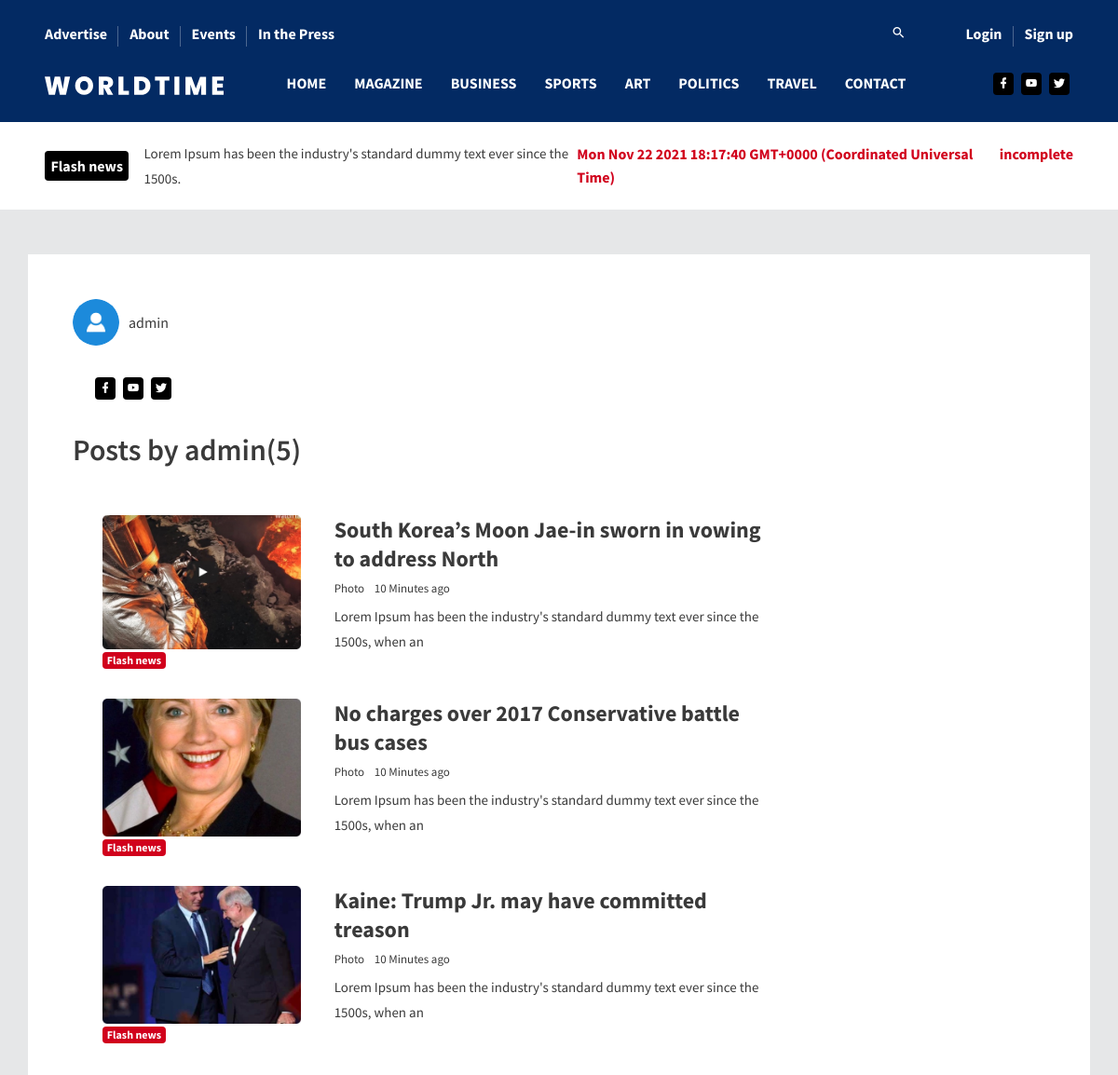
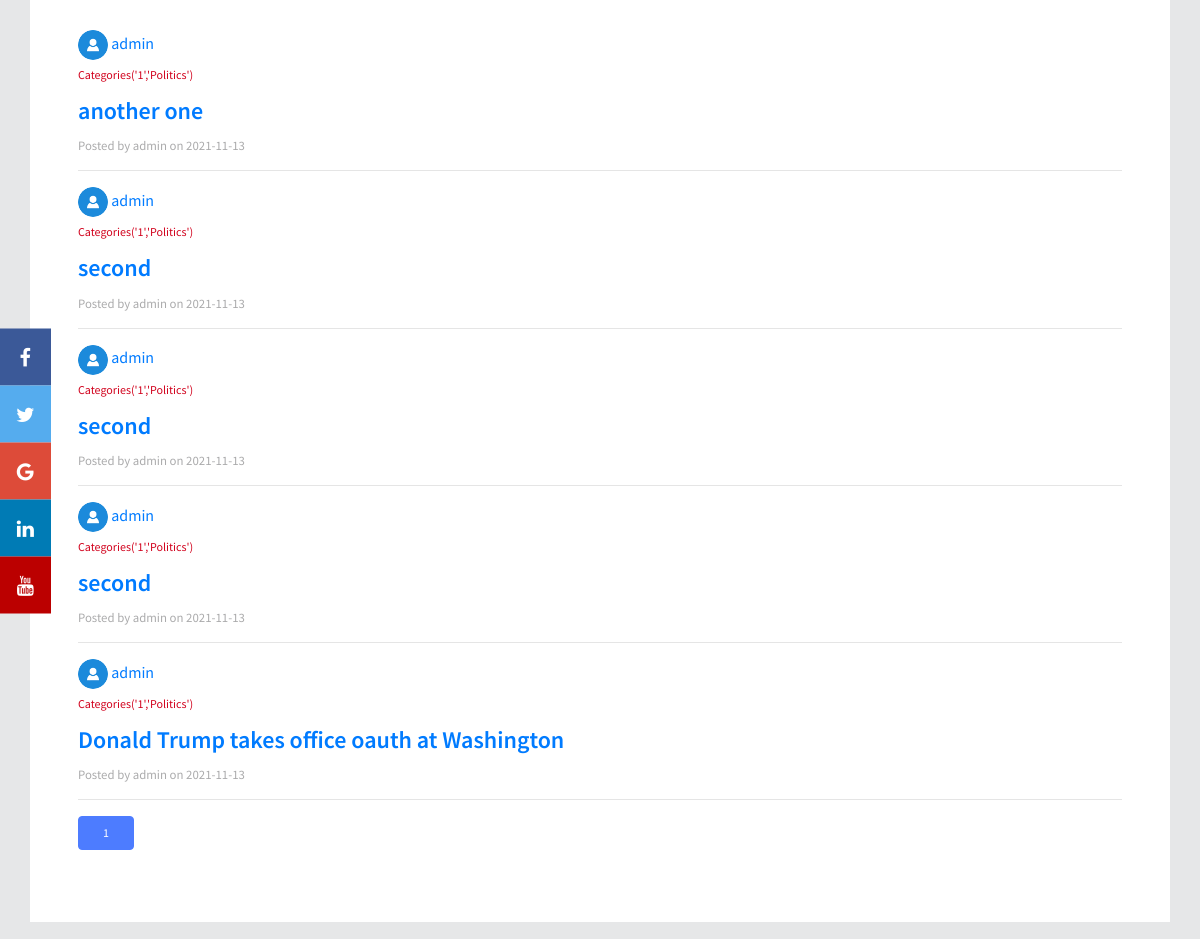
Before: /author/admin (upper part) with the older database file (2 pictures, top to bottom).
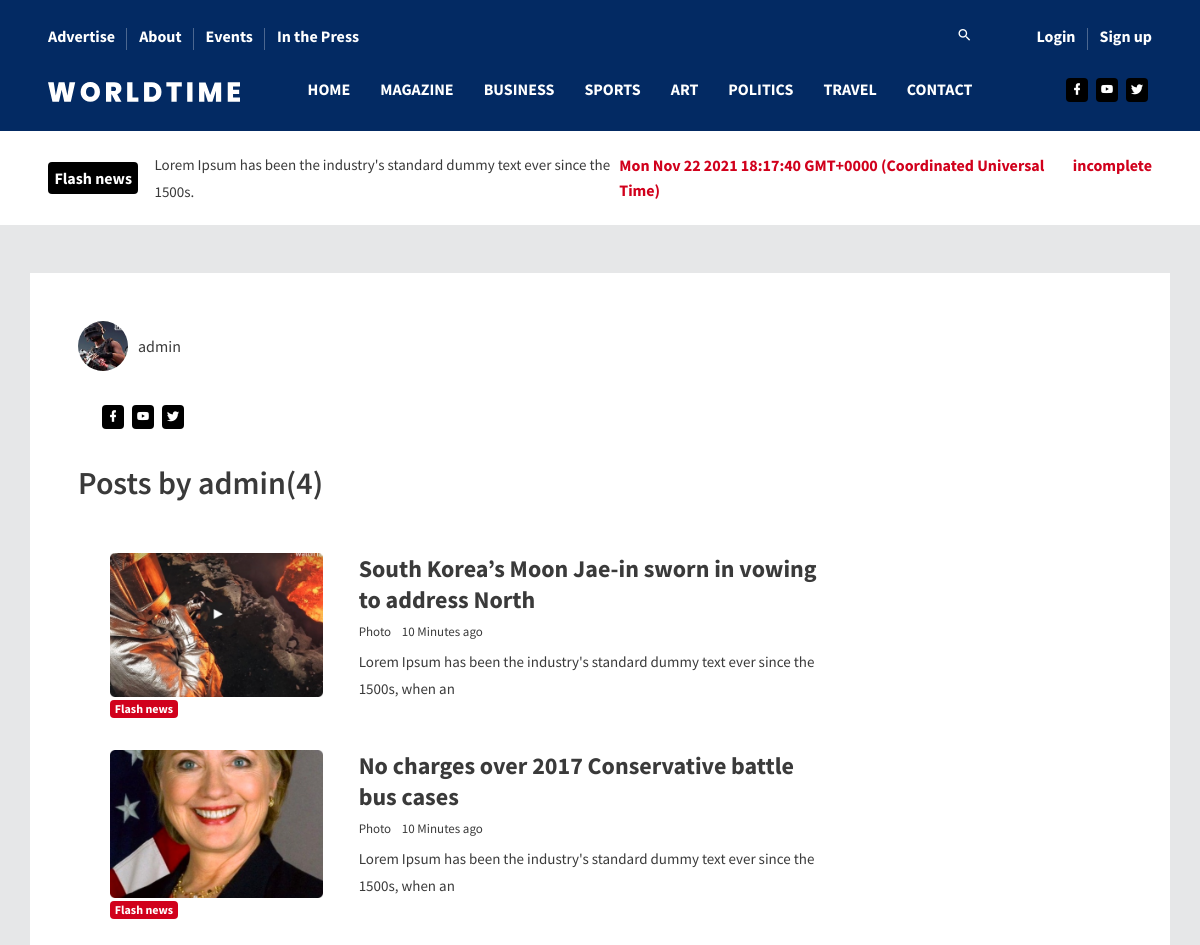
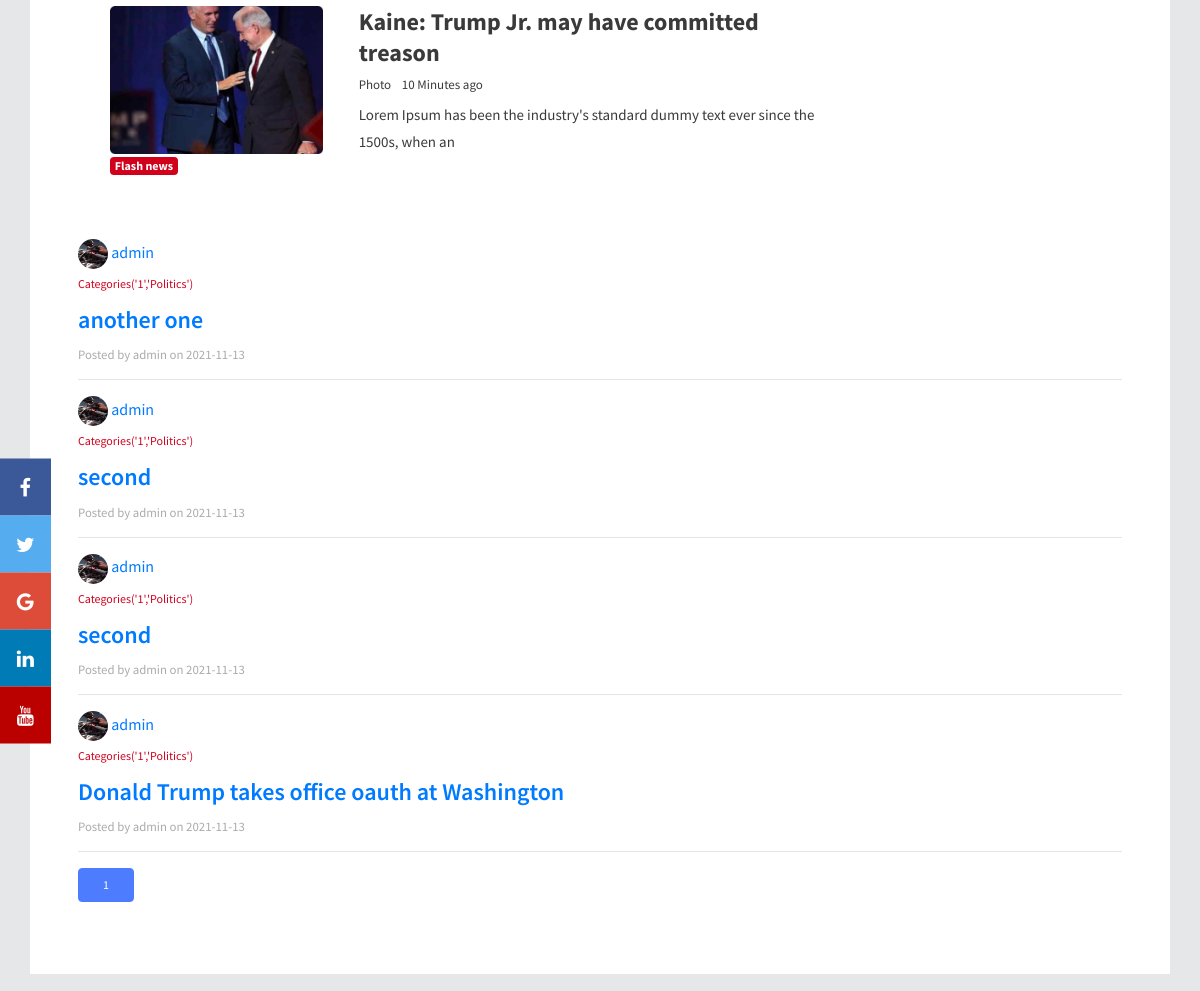
After: the same page with the newer database file (2 pictures, top to bottom).
### app/models.py (models this page shows, shortened)
class Users(db.Model, UserMixin):
    id = db.Column(db.Integer,primary_key = True)
    username = db.Column(db.String(20), unique = True, nullable = False)
    email = db.Column(db.String(120), unique =True, nullable = False)
    profile_pic = db.Column(db.String(20), nullable = False, default = 'avatar.png')
    password = db.Column(db.String(100), nullable = False)
    bio = db.Column(db.String(500))
    admin = db.Column(db.Boolean, nullable = False, default = False)
    posts = db.relationship('Articles', backref = 'author', lazy = True)
    the_comments = db.relationship('Comments', backref='writer',lazy=True)
    post_author = db.Column(db.Boolean, nullable=False, default=False)
    address = db.Column(db.String(50))
    phone_number = db.Column(db.String(50))
    city = db.Column(db.String(50))
    facebook = db.Column(db.String(50))
    twitter = db.Column(db.String(50))
    instagram = db.Column(db.String(50))
    youtube = db.Column(db.String(50))

class Articles(db.Model):
    id = db.Column(db.Integer, primary_key = True)
    title = db.Column(db.String(100), nullable = False)
    category_id = db.Column(db.Integer, db.ForeignKey('categories.id'), nullable = False)
    content = db.Column(db.Text, nullable = False)
    date_posted = db.Column(db.DateTime, nullable = False, default = datetime.utcnow)
    user_id = db.Column(db.Integer, db.ForeignKey('users.id'), nullable = False)
    cover_img = db.Column(db.String(100), nullable = False)
    pic_desc = db.Column(db.String(100), nullable = False)
    userscomments = db.relationship('Comments', backref = 'its_article', lazy = True)

class Categories(db.Model):
    id = db.Column(db.Integer, primary_key=True)
    categoryname = db.Column(db.String(200), nullable = False,unique=True)
    articles = db.relationship('Articles', backref = 'category', lazy = True)
    tags = db.relationship('Tags', backref = 'its_category', lazy = True)
    def __repr__(self):
        return f"Categories('{self.id}','{self.categoryname}')"

### app/routes.py (the view)
@app.route('/author/<string:username>')
def user_posts(username):
    page = request.args.get('page', 1, type=int)
    user = Users.query.filter_by(username=username).first_or_404()
    articles = Articles.query.filter_by(author=user)\
        .order_by(Articles.date_posted.desc())\
        .paginate(per_page=20, page=page)
    return render_template('author_posts.html',articles = articles, user=user)

### app/templates/author_posts.html
{% extends "layout.html" %}
{% block body %}
<div style="background-color: white;" class="container mb-5 mt-5 p-5">
    <div>
      <div class="chip">
        <div style="background-image: url('../static/imgs/profile_pics/{{ user.profile_pic }}');" class="chip-img"></div>
        {{ user.username }}
      </div>
      <div class="p-1 mt-3">
      <ul class="social-media mb-3 p-3">
        <li>
          <a href="#">
            <i class="mdi mdi-facebook"></i>
          </a>
        </li>
        <li>
          <a href="#">
            <i class="mdi mdi-youtube"></i>
          </a>
        </li>
        <li>
          <a href="#">
            <i class="mdi mdi-twitter"></i>
          </a>
        </li>
      </ul>
    </div>
      <h1 class="mb-3">Posts by {{ user.username }}({{ articles.total }})</h1>
    </div>
    <div class="row" data-aos="fade-up">
        <div class="col-lg-9 stretch-card grid-margin">
          <div class="card">
            <div class="card-body">
              <div class="row">
                <div class="col-sm-4 grid-margin">
                  <div class="position-relative">
                    <div class="rotate-img">
                      <img
                        src="{{ url_for('static', filename = 'assets/images/dashboard/home_4.jpg') }}"
                        alt="thumb"
                        class="img-fluid"
                      />
                    </div>
                    <div class="badge-positioned">
                      <span class="badge badge-danger font-weight-bold"
                        >Flash news</span
                      >
                    </div>
                  </div>
                </div>
                <div class="col-sm-8  grid-margin">
                  <h2 class="mb-2 font-weight-600">
                    South Korea’s Moon Jae-in sworn in vowing to address
                    North
                  </h2>
                  <div class="fs-13 mb-2">
                    <span class="mr-2">Photo </span>10 Minutes ago
                  </div>
                  <p class="mb-0">
                    Lorem Ipsum has been the industry's standard dummy
                    text ever since the 1500s, when an
                  </p>
                </div>
              </div>
              <div class="row">
                <div class="col-sm-4 grid-margin">
                  <div class="position-relative">
                    <div class="rotate-img">
                      <img
                        src="{{ url_for('static', filename = 'assets/images/dashboard/home_5.jpg') }}"
                        alt="thumb"
                        class="img-fluid"
                      />
                    </div>
                    <div class="badge-positioned">
                      <span class="badge badge-danger font-weight-bold"
                        >Flash news</span
                      >
                    </div>
                  </div>
                </div>
                <div class="col-sm-8  grid-margin">
                  <h2 class="mb-2 font-weight-600">
                    No charges over 2017 Conservative battle bus cases
                  </h2>
                  <div class="fs-13 mb-2">
                    <span class="mr-2">Photo </span>10 Minutes ago
                  </div>
                  <p class="mb-0">
                    Lorem Ipsum has been the industry's standard dummy
                    text ever since the 1500s, when an
                  </p>
                </div>
              </div>
              <div class="row">
                <div class="col-sm-4">
                  <div class="position-relative">
                    <div class="rotate-img">
                      <img
                        src="{{ url_for('static', filename = 'assets/images/dashboard/home_6.jpg') }}"
                        alt="thumb"
                        class="img-fluid"
                      />
                    </div>
                    <div class="badge-positioned">
                      <span class="badge badge-danger font-weight-bold"
                        >Flash news</span
                      >
                    </div>
                  </div>
                </div>
                <div class="col-sm-8">
                  <h2 class="mb-2 font-weight-600">
                    Kaine: Trump Jr. may have committed treason
                  </h2>
                  <div class="fs-13 mb-2">
                    <span class="mr-2">Photo </span>10 Minutes ago
                  </div>
                  <p class="mb-0">
                    Lorem Ipsum has been the industry's standard dummy
                    text ever since the 1500s, when an
                  </p>
                </div>
              </div>
            </div>
          </div>
        </div>
      </div>
    {% for article in articles.items %}
    <a href="{{ url_for('user_posts',username=article.author.username) }}">
        <img style="border-radius: 50%;width: 30px;height: 30px;"
            src="{{ url_for('static',filename='imgs/profile_pics/' + article.author.profile_pic )}}">
        <span>{{ article.author.username }}</span>
    </a>
    <p><small class="text-danger">{{ article.category }}</small></p>
    <h2><a href="{{ url_for('post', id = article.id) }}">{{ article.title }}</a></h2>
    <small class="text-muted">Posted by {{ article.author.username }} on {{ article.date_posted.strftime('%Y-%m-%d')
        }}</small>
    <hr>
    {% endfor %}
    {% for page_num in articles.iter_pages(left_edge=1,right_edge=1,left_current=1,right_current=2) %}
    {% if page_num %}
    {% if articles.page == page_num %}
    <a class="btn btn-info mb-4" href="{{url_for('user_posts',username=user.username, page = page_num)}}">{{ page_num
        }}</a>
    {% else %}
    <a class="btn btn-outline-info mb-4" href="{{url_for('user_posts',username=user.username, page = page_num)}}">{{
        page_num }}</a>
    {% endif %}
    {% else %}
    ...
    {% endif %}
    {% endfor %}
</div>
{% endblock %}

### app/templates/layout.html (shortened to what this page needs)
<!DOCTYPE html>
<html lang="en">
<head>
  <link rel="stylesheet" href="https://maxcdn.bootstrapcdn.com/bootstrap/4.5.2/css/bootstrap.min.css">
  <link rel="stylesheet" href="https://use.fontawesome.com/releases/v5.7.0/css/all.css"
>
  <link rel="stylesheet" href="https://cdnjs.cloudflare.com/ajax/libs/font-awesome/4.7.0/css/font-awesome.min.css">
  <link rel="stylesheet"
    href="{{ url_for('static', filename = 'assets/vendors/mdi/css/materialdesignicons.min.css') }}" />
  <link rel="stylesheet" href="{{ url_for('static', filename = 'assets/vendors/aos/dist/aos.css/aos.css') }}" />
  <link rel="stylesheet" href="{{ url_for('static', filename = 'assets/css/style.css') }}">
  <link rel="stylesheet" href="{{ url_for('static', filename = 'assets/css/additional.css') }}">
</head>
<body style="background-color: #e6e7e8;">
  <div>
    <div class="container-scroller">
      <div class="main-panel">
        <header id="header">
          <div class="container">
            <nav class="navbar navbar-expand-lg navbar-light">
              <div class="navbar-top">
                <div class="d-flex justify-content-between align-items-center">
                  <ul class="navbar-top-left-menu">
                    <li class="nav-item">
                      <a href="#" class="nav-link">Advertise</a>
                    </li>
                    <li class="nav-item">
                      <a href="{{ url_for('about') }}" class="nav-link">About</a>
                    </li>
                    <li class="nav-item">
                      <a href="#" class="nav-link">Events</a>
                    </li>
                    <li class="nav-item">
                      <a href="#" class="nav-link">In the Press</a>
                    </li>
                  </ul>
                  <ul class="navbar-top-right-menu">
                    <li class="nav-item">
                      <div class="nav-link">
                        <span onclick="openNav()"><i class="mdi mdi-magnify"></i></span>
                      </div>
                    </li>
                    {% if current_user.is_authenticated %}
                    <li class="nav-item">
                      <a href="{{ url_for('account') }}" class="nav-link">
                        <div style="
                        width: 40px;
                        height: 40px;
                        border-radius: 50%;
                        background-image: url('../static/imgs/profile_pics/{{ current_user.profile_pic }}');
                        background-repeat: no-repeat;
                        background-size: cover;">
                        </div>
                      </a>
                    </li>
                    {% else %}
                    <li class="nav-item">
                      <a href="{{ url_for('login') }}" class="nav-link">Login</a>
                    </li>
                    <li class="nav-item">
                      <a href="{{ url_for('register') }}" class="nav-link">Sign up</a>
                    </li>
                    {% endif %}
                  </ul>
                </div>
              </div>
              <div class="navbar-bottom">
                <div class="d-flex justify-content-between align-items-center">
                  <div>
                    <a class="navbar-brand" href="#">
                      <img src="{{ url_for('static', filename = 'assets/images/logo.svg') }}" />
                    </a>
                  </div>
                  <div>
                    <div class="navbar-collapse justify-content-center collapse" id="navbarSupportedContent">
                      <ul class="navbar-nav d-lg-flex justify-content-between align-items-center">
                        <li class="nav-item active">
                          <a class="nav-link" href="{{ url_for('index') }}">Home</a>
                        </li>
                        <li class="nav-item">
                          <a class="nav-link" href="{{ url_for('categories', category_id=1) }}">MAGAZINE</a>
                        </li>
                        <li class="nav-item">
                          <a class="nav-link" href="{{ url_for('categories', category_id=1) }}">Business</a>
                        </li>
                        <li class="nav-item">
                          <a class="nav-link" href="{{ url_for('categories', category_id=1) }}">Sports</a>
                        </li>
                        <li class="nav-item">
                          <a class="nav-link" href="{{ url_for('categories', category_id=1) }}">Art</a>
                        </li>
                        <li class="nav-item">
                          <a class="nav-link" href="{{ url_for('categories', category_id=1) }}">POLITICS</a>
                        </li>
                        <li class="nav-item">
                          <a class="nav-link" href="{{ url_for('categories', category_id=1) }}">Travel</a>
                        </li>
                        <li class="nav-item">
                          <a class="nav-link" href="{{ url_for('categories', category_id=1) }}">Contact</a>
                        </li>
                      </ul>
                    </div>
                  </div>
                  <ul class="social-media">
                    <li>
                      <a href="#">
                        <i class="mdi mdi-facebook"></i>
                      </a>
                    </li>
                    <li>
                      <a href="#">
                        <i class="mdi mdi-youtube"></i>
                      </a>
                    </li>
                    <li>
                      <a href="#">
                        <i class="mdi mdi-twitter"></i>
                      </a>
                    </li>
                  </ul>
                </div>
              </div>
            </nav>
          </div>
        </header>
        <div class="flash-news-banner">
          <div class="container">
            <div class="d-lg-flex align-items-center justify-content-between">
              <div class="d-flex align-items-center">
                <span class="badge badge-dark mr-3">Flash news</span>
                <p class="mb-0">
                  Lorem Ipsum has been the industry's standard dummy text ever
                  since the 1500s.
                </p>
              </div>
              <div class="d-flex">
                <span id="date" class="mr-3 text-danger"></span>
                <span class="text-danger">incomplete</span>
              </div>
            </div>
          </div>
        </div>
        <div class="icon-bar">
          <a href="#" class="facebook"><i class="fa fa-facebook"></i></a>
          <a href="#" class="twitter"><i class="fa fa-twitter"></i></a>
          <a href="#" class="google"><i class="fa fa-google"></i></a>
          <a href="#" class="linkedin"><i class="fa fa-linkedin"></i></a>
          <a href="#" class="youtube"><i class="fa fa-youtube"></i></a>
        </div>
        {% block body %}{% endblock body %}
      </div>
    </div>
  </div>
</body>
</html>

### app/static/assets/css/additional.css (style rules this page uses)
.icon-bar { position: fixed; top: 50%; z-index: 999; -webkit-transform: translateY(-50%); -ms-transform: translateY(-50%); transform: translateY(-50%); }
.icon-bar a { display: block; text-align: center; padding: 16px; transition: all 0.3s ease; color: white; font-size: 20px; }
.facebook { background: #3B5998; color: white; }
.twitter { background: #55ACEE; color: white; }
.google { background: #dd4b39; color: white; }
.linkedin { background: #007bb5; color: white; }
.youtube { background: #bb0000; color: white; }
.chip { display: inline-block; padding: 0 25px; height: 50px; font-size: 16px; line-height: 50px; border-radius: 25px; }
.chip-img { float: left; margin: 0 10px 0 -25px; height: 50px; width: 50px; border-radius: 50%; background-repeat: no-repeat; background-size: cover; }

Changed rows visible on the page:
removed Articles: profile_pic (placeholder picture), author.username "admin", category "Categories('1','Politics')", title "second", date_posted "2021-11-13"
changed Users "admin": profile_pic: picture added in place of a placeholder
changed through a linked row, Articles "another one": profile_pic: picture added in place of a placeholder
changed through a linked row, Articles (number 2 of 4 on the later page): profile_pic: picture added in place of a placeholder
changed through a linked row, Articles (number 3 of 4 on the later page): profile_pic: picture added in place of a placeholder
changed through a linked row, Articles "Donald Trump takes office oauth at Washington": profile_pic: picture added in place of a placeholder
Other visible differences:
{{ articles.total }}: "5" → "4"
